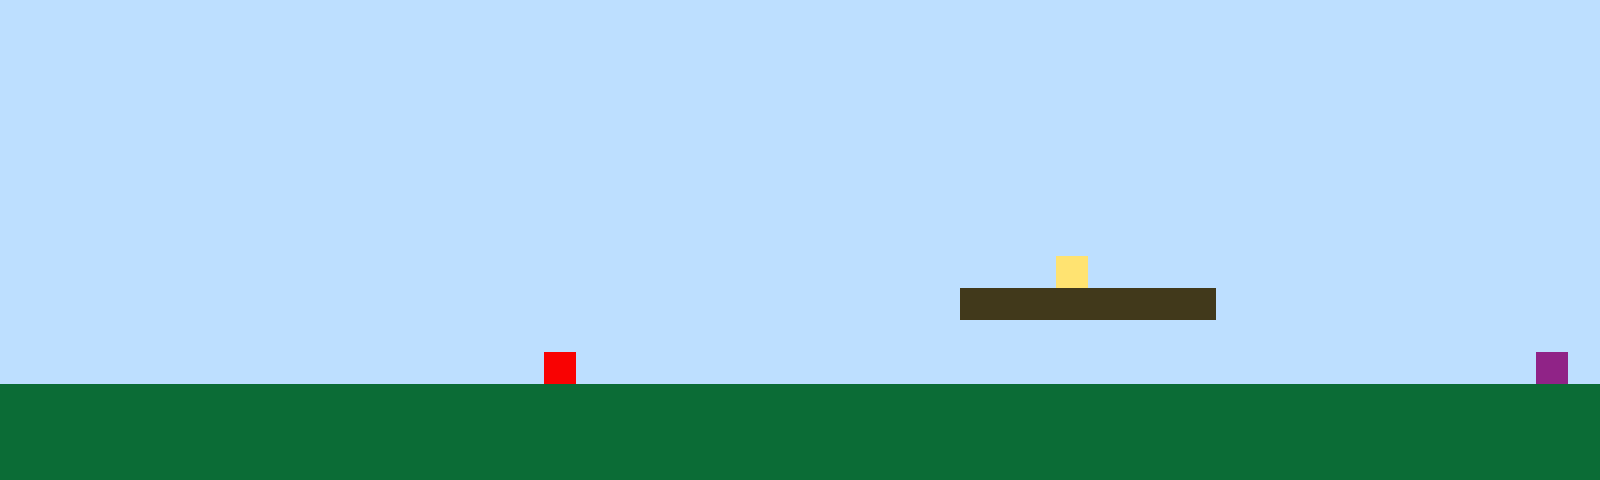

This is a level from a 2D game, rendered from its Tiled map with the project's own tilesets. A one-line summary and the complete map file follow:
An orthogonal 50x15 tile map with 32x32 px tiles, 1 tile layer (Tile Layer 1).

<map version="1.10" tiledversion="1.11.2" orientation="orthogonal" renderorder="right-up" width="50" height="15" tilewidth="32" tileheight="32" infinite="0" nextlayerid="2" nextobjectid="1"><editorsettings><export target="map1.csv" format="csv" /></editorsettings><tileset firstgid="1" name="sprites" tilewidth="32" tileheight="32" tilecount="6" columns="3"><image source="sprites.png" width="96" height="64" /></tileset><layer id="1" name="Tile Layer 1" width="50" height="15"><data encoding="csv">1,1,1,1,1,1,1,1,1,1,1,1,1,1,1,1,1,1,1,1,1,1,1,1,1,1,1,1,1,1,1,1,1,1,1,1,1,1,1,1,1,1,1,1,1,1,1,1,1,1,1,1,1,1,1,1,1,1,1,1,1,1,1,1,1,1,1,1,1,1,1,1,1,1,1,1,1,1,1,1,1,1,1,1,1,1,1,1,1,1,1,1,1,1,1,1,1,1,1,1,1,1,1,1,1,1,1,1,1,1,1,1,1,1,1,1,1,1,1,1,1,1,1,1,1,1,1,1,1,1,1,1,1,1,1,1,1,1,1,1,1,1,1,1,1,1,1,1,1,1,1,1,1,1,1,1,1,1,1,1,1,1,1,1,1,1,1,1,1,1,1,1,1,1,1,1,1,1,1,1,1,1,1,1,1,1,1,1,1,1,1,1,1,1,1,1,1,1,1,1,1,1,1,1,1,1,1,1,1,1,1,1,1,1,1,1,1,1,1,1,1,1,1,1,1,1,1,1,1,1,1,1,1,1,1,1,1,1,1,1,1,1,1,1,1,1,1,1,1,1,1,1,1,1,1,1,1,1,1,1,1,1,1,1,1,1,1,1,1,1,1,1,1,1,1,1,1,1,1,1,1,1,1,1,1,1,1,1,1,1,1,1,1,1,1,1,1,1,1,1,1,1,1,1,1,1,1,1,1,1,1,1,1,1,1,1,1,1,1,1,1,1,1,1,1,1,1,1,1,1,1,1,1,1,1,1,1,1,1,1,1,1,1,1,1,1,1,1,1,1,1,1,1,1,1,1,1,1,1,1,1,1,1,1,1,1,1,1,1,1,1,1,1,1,1,1,1,1,1,1,1,1,1,1,1,1,1,1,1,1,1,1,1,1,1,1,1,1,1,1,1,1,1,1,1,1,1,1,1,1,1,1,1,1,1,1,1,1,1,1,1,1,1,1,1,1,1,1,1,1,1,1,1,4,1,1,1,1,1,1,1,1,1,1,1,1,1,1,1,1,1,1,1,1,1,1,1,1,1,1,1,1,1,1,1,1,1,1,1,1,1,1,1,1,1,1,1,1,1,1,3,3,3,3,3,3,3,3,1,1,1,1,1,1,1,1,1,1,1,1,1,1,1,1,1,1,1,1,1,1,1,1,1,1,1,1,1,1,1,1,1,1,1,1,1,1,1,1,1,1,1,1,1,1,1,1,1,1,1,1,1,1,1,1,1,1,1,1,1,1,1,1,1,1,1,1,1,1,1,1,1,1,1,1,1,1,1,5,1,1,1,1,1,1,1,1,1,1,1,1,1,1,1,1,1,1,1,1,1,1,1,1,1,1,1,1,1,1,6,1,2,2,2,2,2,2,2,2,2,2,2,2,2,2,2,2,2,2,2,2,2,2,2,2,2,2,2,2,2,2,2,2,2,2,2,2,2,2,2,2,2,2,2,2,2,2,2,2,2,2,2,2,2,2,2,2,2,2,2,2,2,2,2,2,2,2,2,2,2,2,2,2,2,2,2,2,2,2,2,2,2,2,2,2,2,2,2,2,2,2,2,2,2,2,2,2,2,2,2,2,2,2,2,2,2,2,2,2,2,2,2,2,2,2,2,2,2,2,2,2,2,2,2,2,2,2,2,2,2,2,2,2,2,2,2,2,2,2,2,2,2,2,2,2,2,2,2,2,2,2</data></layer></map>
